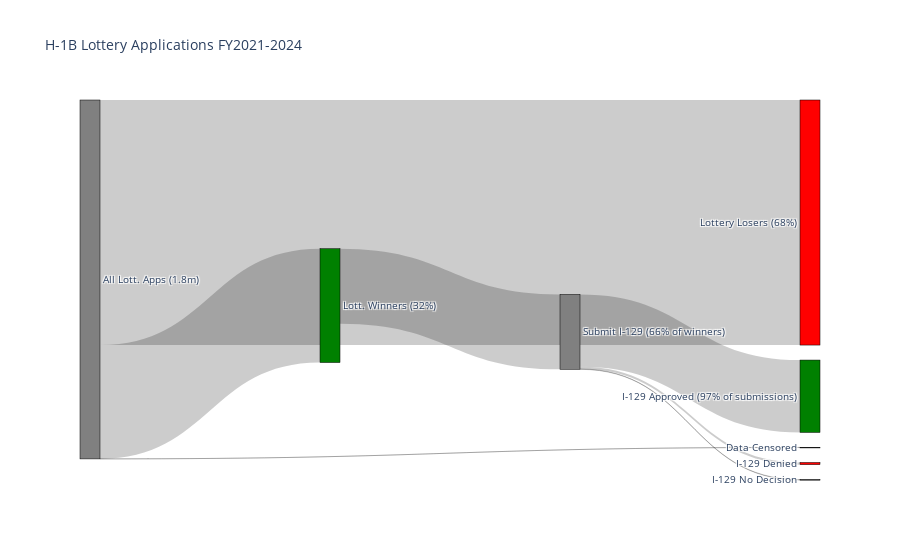

Notebook cell for this chart:
### Markdown cell above
## FOIA Descriptives

### Code cell
# Sankey
import plotly.graph_objs as go


rawdf = foia_raw_file.df()

# get counts
n0 = rawdf.shape[0]
n1 = rawdf.loc[rawdf['status_type']=="SELECTED"].shape[0]
n3 = rawdf.loc[rawdf['status_type']=="(b)(3) (b)(6) (b)(7)(c)"].shape[0]
n2 = n0-n1-n3

n4 = rawdf.loc[rawdf['rec_date']!='NA'].shape[0]
n5 = rawdf.loc[rawdf['FIRST_DECISION'] == "Approved"].shape[0]
n6 = rawdf.loc[rawdf['FIRST_DECISION'] == "Denied"].shape[0]
n7 = n4-n5-n6 

# Nodes & links (todo: add pre-nodes by year?)
node_names = [f'All Lott. Apps (1.8m)',
              'Lott. Winners (32%)',
              'Lottery Losers (68%)',
              'Data Censored',
              'Submit I-129 (66% of winners)',
              'I-129 Approved (97% of submissions)',
              'I-129 Denied',
              'I-129 No Decision']
nodes = [['ID', 'Label', 'Color'],
        [0,'All Lottery Applications','gray'],
        [1,'Lottery Winners','green'],
        [2,'Lottery Losers','red'],
        [3, 'Data Censored','black'],
        [4,'Submit I-129','gray'],
        [5,'I-129 Approved','green'],
        [6,'I-129 Denied','red']]

fig = go.Figure(data=[go.Sankey(
    node = dict(
      pad = 15,
      thickness = 20,
      line = dict(color = "black", width = 0.5),
      label = node_names,
      color = ['gray','green','red','black','gray','green','red','black']
    ),
    link = dict(
      source = [0,0,0,1,4,4,4], 
      target = [2,1,3,4,5,6,7],
      value = [n2,n1,n3,n4,n5,n6,n7]
  ))])

fig.update_layout(title_text="H-1B Lottery Applications FY2021-2024", font_size=10)
fig.show()

### Figure 1 — Plotly figure (JSON) as saved in the notebook; plotly's stock layout.template omitted (floating-point values rounded to 4 significant figures)
{"data": [{"link": {"source": [0, 0, 0, 1, 4, 4, 4], "target": [2, 1, 3, 4, 5, 6, 7], "value": [1231956, 572191, 139, 376613, 363843, 11063, 1707]}, "node": {"color": ["gray", "green", "red", "black", "gray", "green", "red", "black"], "label": ["All Lott. Apps (1.8m)", "Lott. Winners (32%)", "Lottery Losers (68%)", "Data Censored", "Submit I-129 (66% of winners)", "I-129 Approved (97% of submissions)", "I-129 Denied", "I-129 No Decision"], "line": {"color": "black", "width": 0.5}, "pad": 15, "thickness": 20}, "type": "sankey"}], "layout": {"font": {"size": 10}, "title": {"text": "H-1B Lottery Applications FY2021-2024"}}}
